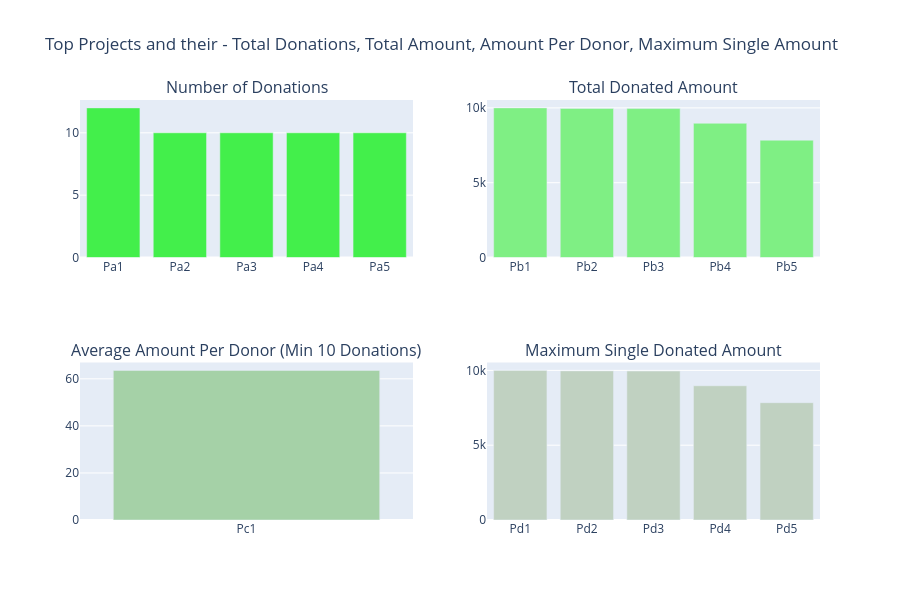

Here is the notebook cell this chart was saved with:
### Markdown cell above
Ha habido un total de **4,687,884 donaciones** hasta abril de 2018 en DonorsChoose. El monto más alto donado es de **60,000 USD**, realizado en 2013. Solo **6 donaciones son mayores a 20,000 USD**, mientras que solo **61 pagos son mayores a 10,000 USD**. La mayoría de los pagos (aproximadamente el **83%** de todas las donaciones) son **menores a 100 USD**. Hay 350 pagos que son menores a 1 USD -> una cantidad pequeña, pero que aun así puede hacer la diferencia. Hasta abril de 2018, DonorsChoose ha recaudado una cantidad total colosal de **284,408,243 USD** a través de su plataforma. El monto promedio de donación en DonorsChoose es de 60 USD. Veamos los detalles de los donantes y proyectos relacionados con estas donaciones en las siguientes secciones. 

## <a id="3.2"> 3.2 Proyectos y sus donaciones </a>

Identifiquemos los proyectos principales y los valores de sus atributos relacionados: 

- 3.2.1 Proyectos con el mayor número de donantes 
- 3.2.2 Proyectos con los mayores montos totales financiados 
- 3.2.3 Proyectos con los mayores montos promedio por donante 
- 3.2.4 Proyectos con el mayor monto único donado

### Code cell
# Which Projects Had the maximum Donations 

tempdf = donations_df.groupby('Project ID').agg({'Project ID' : 'count', 'Donation Amount' : 'sum'}).rename(columns={'Project ID' : "Total Donations", 'Donation Amount' : "Total Amount"}).reset_index()
tempdf['Average Donation Amount'] = tempdf['Total Amount'] / tempdf['Total Donations']

tempdf1 = tempdf.sort_values(by=['Total Donations'], ascending=[False])
x = tempdf1.head(5)['Project ID']
x = ["Pa"+str(i+1) for i in range(len(x))]
y = tempdf1.head(5)['Total Donations']
tr1 = bar_ver_noagg(x, y, 'Total Donations', '#43ef4b', lm=None, rt=True)

tempdf1 = tempdf.sort_values(by=['Total Amount'], ascending=[False])
x = tempdf1.head(5)['Project ID']
x = ["Pb"+str(i+1) for i in range(len(x))]
y = tempdf1.head(5)['Total Amount']
tr2 = bar_ver_noagg(x, y, 'Average Donations', '#7fef84', lm=None, rt=True)

tempdf1 = tempdf.sort_values(by=['Average Donation Amount'], ascending=[False])
x = tempdf1[tempdf1['Total Donations'] > 10].head(5)['Project ID']
x = ["Pc"+str(i+1) for i in range(len(x))]
y = tempdf1[tempdf1['Total Donations'] > 10].head(5)['Average Donation Amount']
tr3 = bar_ver_noagg(x, y, 'Average Donations (Min: 10 Donations)', '#a5d1a7', lm=None, rt=True)

tempdf = donations_df.groupby('Project ID').agg({'Project ID' : 'count', 'Donation Amount' : 'max'}).rename(columns={'Project ID' : "Total Donations", 'Donation Amount' : "Maximum Donations"}).reset_index()
tempdf1 = tempdf.sort_values(by=['Maximum Donations'], ascending=[False])
x = tempdf1.head(5)['Project ID']
x = ["Pd"+str(i+1) for i in range(len(x))]
y = tempdf1.head(5)['Maximum Donations']
tr4 = bar_ver_noagg(x, y, 'Maximum Donations', '#c0d1c1', lm=None, rt=True)



fig = tools.make_subplots(rows=2, cols=2, print_grid=False, subplot_titles = ['Number of Donations', "Total Donated Amount", 'Average Amount Per Donor (Min 10 Donations)', 'Maximum Single Donated Amount'])
fig.append_trace(tr1, 1, 1);
fig.append_trace(tr2, 1, 2);
fig.append_trace(tr3, 2, 1);
fig.append_trace(tr4, 2, 2);

fig['layout'].update(height=600, showlegend=False, title='Top Projects and their - Total Donations, Total Amount, Amount Per Donor, Maximum Single Amount');
iplot(fig);

### Figure 1 — Plotly figure (JSON) as saved in the notebook; plotly's stock layout.template omitted (floating-point values rounded to 4 significant figures)
{"data": [{"marker": {"color": "#43ef4b"}, "type": "bar", "x": ["Pa1", "Pa2", "Pa3", "Pa4", "Pa5"], "xaxis": "x", "y": [12, 10, 10, 10, 10], "yaxis": "y"}, {"marker": {"color": "#7fef84"}, "type": "bar", "x": ["Pb1", "Pb2", "Pb3", "Pb4", "Pb5"], "xaxis": "x2", "y": [10000.0, 9965.0, 9954.0, 8973.0, 7840.0], "yaxis": "y2"}, {"marker": {"color": "#a5d1a7"}, "type": "bar", "x": ["Pc1"], "xaxis": "x3", "y": [63.58], "yaxis": "y3"}, {"marker": {"color": "#c0d1c1"}, "type": "bar", "x": ["Pd1", "Pd2", "Pd3", "Pd4", "Pd5"], "xaxis": "x4", "y": [10000.0, 9965.0, 9954.0, 8973.0, 7840.0], "yaxis": "y4"}], "layout": {"annotations": [{"font": {"size": 16}, "showarrow": false, "text": "Number of Donations", "x": 0.225, "xanchor": "center", "xref": "paper", "y": 1, "yanchor": "bottom", "yref": "paper"}, {"font": {"size": 16}, "showarrow": false, "text": "Total Donated Amount", "x": 0.775, "xanchor": "center", "xref": "paper", "y": 1, "yanchor": "bottom", "yref": "paper"}, {"font": {"size": 16}, "showarrow": false, "text": "Average Amount Per Donor (Min 10 Donations)", "x": 0.225, "xanchor": "center", "xref": "paper", "y": 0.375, "yanchor": "bottom", "yref": "paper"}, {"font": {"size": 16}, "showarrow": false, "text": "Maximum Single Donated Amount", "x": 0.775, "xanchor": "center", "xref": "paper", "y": 0.375, "yanchor": "bottom", "yref": "paper"}], "height": 600, "showlegend": false, "title": {"text": "Top Projects and their - Total Donations, Total Amount, Amount Per Donor, Maximum Single Amount"}, "xaxis": {"anchor": "y", "domain": [0, 0.45]}, "xaxis2": {"anchor": "y2", "domain": [0.55, 1]}, "xaxis3": {"anchor": "y3", "domain": [0, 0.45]}, "xaxis4": {"anchor": "y4", "domain": [0.55, 1]}, "yaxis": {"anchor": "x", "domain": [0.625, 1]}, "yaxis2": {"anchor": "x2", "domain": [0.625, 1]}, "yaxis3": {"anchor": "x3", "domain": [0, 0.375]}, "yaxis4": {"anchor": "x4", "domain": [0, 0.375]}}}
